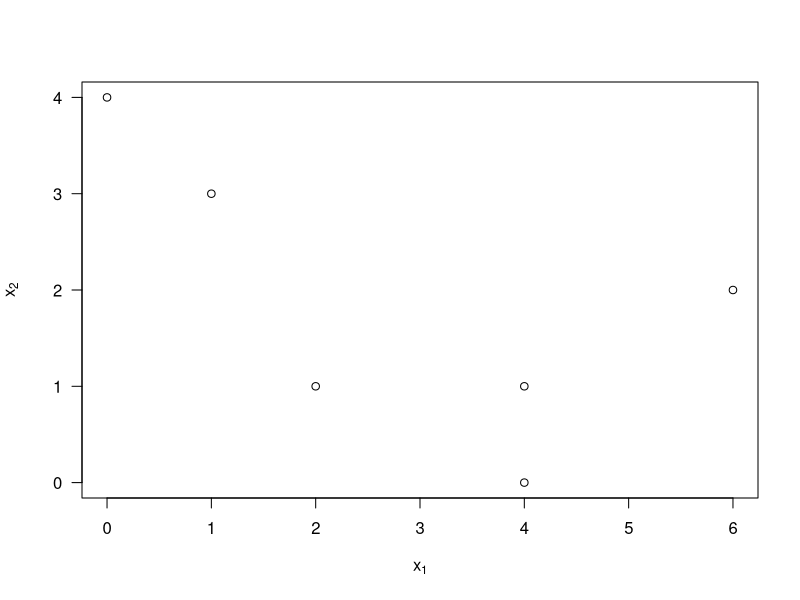

Write R code to recreate this figure. (Note: this script raises an error after producing the figure.)
## Question 1

# Using "tidyr" and "dplyr".
# 1st iteration
data.1 <- data.frame(x1 = c(4, 1, 0, 2, 6, 4), x2 = c(1, 3, 4, 1, 2, 0), 
                     cluster = c(2, 1, 1, 2, 1, 2))
plot(x = data.1$x1, y = data.1$x2, las = 1, xlab = expression("x"[1]), 
     ylab = expression("x"[2]))
cluster.1 <- data.1 %>%
  group_by(cluster) %>%
  summarize(mean(x1), mean(x2))
plot(x = data.1$x1, y = data.1$x2, las = 1, xlab = expression("x"[1]), 
     ylab = expression("x"[2]), col = ifelse(data.1$cluster == 1, "blue", "red"))
points(x = cluster.1[1, 2], y = cluster.1[1, 3], col = "blue", pch = 16)
points(x = cluster.1[2, 2], y = cluster.1[2, 3], col = "red", pch = 16)
data.1$dis_to_1 <- sqrt((data.1$x1 - as.numeric(cluster.1[1, 2]))^2 + 
       (data.1$x2 - as.numeric(cluster.1[1, 3]))^2)
data.1$dis_to_2 <- sqrt((data.1$x1 - as.numeric(cluster.1[2, 2]))^2 + 
                          (data.1$x2 - as.numeric(cluster.1[2, 3]))^2)
data.1$cluster <- ifelse(data.1$dis_to_1 < data.1$dis_to_2, 1, 2)
# Following iteration
cluster.1 <- data.1 %>%
  group_by(cluster) %>%
  summarize(mean(x1), mean(x2))
data.1$dis_to_1 <- sqrt((data.1$x1 - as.numeric(cluster.1[1, 2]))^2 + 
                          (data.1$x2 - as.numeric(cluster.1[1, 3]))^2)
data.1$dis_to_2 <- sqrt((data.1$x1 - as.numeric(cluster.1[2, 2]))^2 + 
                          (data.1$x2 - as.numeric(cluster.1[2, 3]))^2)
data.1$cluster <- ifelse(data.1$dis_to_1 < data.1$dis_to_2, 1, 2)
data.1
# cluster.1 includes 2 and 3, and cluster.2 includes 1, 4, 5, and 6.